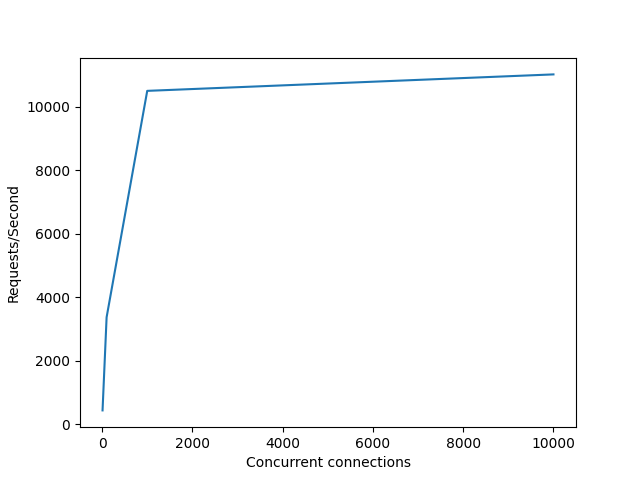

This figure's Python source:
import matplotlib.pyplot as plt

ys = list(map(float, open("bench.out", "r").read().strip().split("\n")))
xs = [10, 100, 1000, 10000]
plt.xlabel("Concurrent connections")
plt.ylabel("Requests/Second")

plt.plot(xs,ys)

plt.savefig("plot.png")

plt.show()



